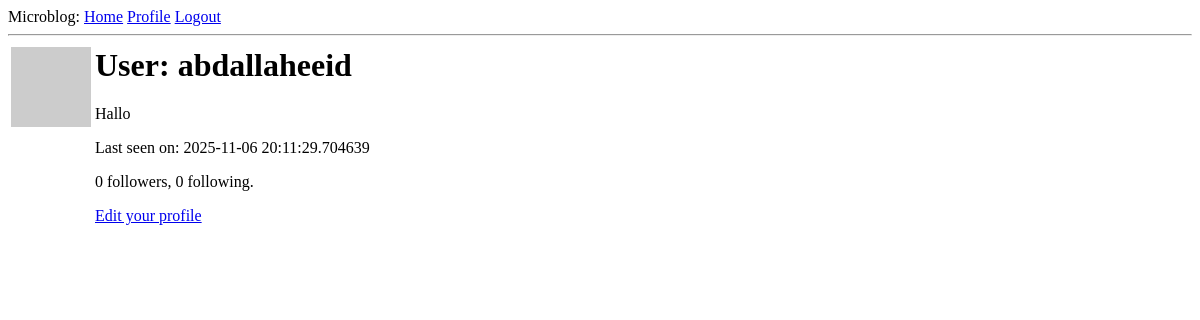
/user/abdallaheeid (signed in), run on an earlier commit of the app's database.
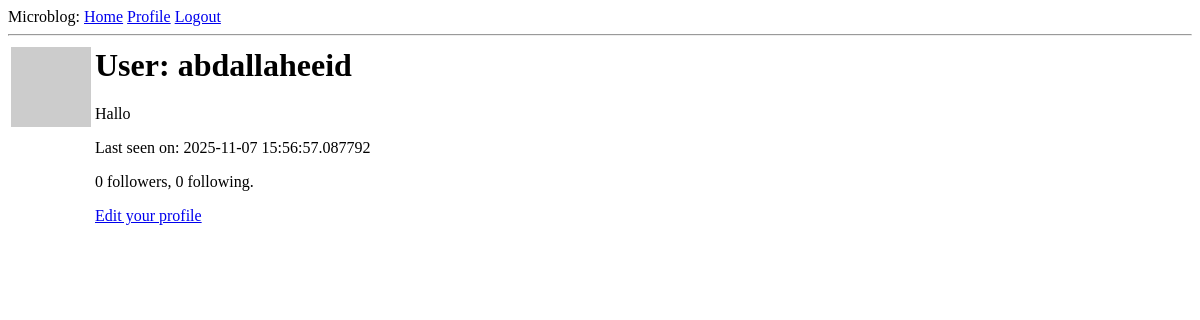
And on a later commit of the database.
### app/models.py (models this page shows, shortened)
class User(UserMixin, db.Model):
    id: so.Mapped[int] = so.mapped_column(primary_key=True)
    username: so.Mapped[str] = so.mapped_column(sa.String(64), index=True, unique=True)
    email: so.Mapped[str] = so.mapped_column(sa.String(120), index=True, unique=True)
    password_hash: so.Mapped[Optional[str]] = so.mapped_column(sa.String(256))
    posts: so.WriteOnlyMapped['Post'] = so.relationship(
        back_populates='author')
    about_me: so.Mapped[Optional[str]] = so.mapped_column(sa.String(140))
    last_seen: so.Mapped[Optional[datetime]] = so.mapped_column(
        default=lambda: datetime.now(timezone.utc))
    following: so.WriteOnlyMapped['User'] = so.relationship(
        secondary=followers, primaryjoin=(followers.c.follower_id == id),
        secondaryjoin=(followers.c.followed_id == id),
        back_populates='followers')
    followers: so.WriteOnlyMapped['User'] = so.relationship(
        secondary=followers, primaryjoin=(followers.c.followed_id == id),
        secondaryjoin=(followers.c.follower_id == id),
        back_populates='following')
    def avatar(self, size):
        digest = md5(self.email.lower().encode('utf-8')).hexdigest()
        return f'https://www.gravatar.com/avatar/{digest}?d=identicon&s={size}'
    def followers_count(self):
        query = sa.select(sa.func.count()).select_from(
            self.followers.select().subquery())
        return db.session.scalar(query)
    def following_count(self):
        query = sa.select(sa.func.count()).select_from(
            self.following.select().subquery())
        return db.session.scalar(query)

### app/routes.py (the view)
@app.route('/user/<username>')
@login_required
def user(username):
    user = db.first_or_404(sa.select(User).where(username == User.username))
    posts = [
        {'author': user, 'body': 'Test post #1'},
        {'author': user, 'body': 'Test post #2'}
    ]
    form = EmptyForm()
    return render_template('user.html', user=user, posts=posts, form=form)

### app/models.py (called while the page is built)
@login.user_loader
def load_user(id):
    return db.session.get(User, int(id))

### app/routes.py (called while the page is built)
@app.before_request
def before_request():
    if current_user.is_authenticated:
        current_user.last_seen = datetime.now(timezone.utc)
        db.session.commit()

### app/templates/user.html (shortened to what this page needs)
{% extends "base.html" %} {% block content %}
<table>
  <tr valign="top">
    <td><img src="{{ user.avatar(128) }}" /></td>
    <td>
        <h1>User: {{ user.username }}</h1>
        {% if user.about_me %}<p>{{ user.about_me }}</p>{% endif %}
        {% if user.last_seen %}<p>Last seen on: {{ user.last_seen }}</p>{% endif %}
        <p>{{ user.followers_count() }} followers, {{ user.following_count() }} following.</p>
        {% if user == current_user %}
        <p><a href="{{ url_for('edit_profile') }}">Edit your profile</a></p>
        {% endif %}
    </td>
  </tr>
</table>
{% endblock %}

### app/templates/base.html (shortened to what this page needs)
<html>
  <head>
  </head>
  <body>
    <div>
      Microblog:
      <a href="{{ url_for('index') }}">Home</a>
      {% if current_user.is_anonymous %}
      <a href="{{ url_for('login') }}">Login</a>
      {% else %}
      <a href="{{ url_for('user', username=current_user.username) }}"
        >Profile</a
      >
      <a href="{{ url_for('logout') }}">Logout</a>
      {% endif %}
    </div>
    <hr />
     {% block content %}{% endblock %}
  </body>
</html>

What changed in the data, as far as the page shows it:
changed User "abdallaheeid": last_seen "2025-11-06 20:11:29.704639" → "2025-11-07 15:56:57.087792"
